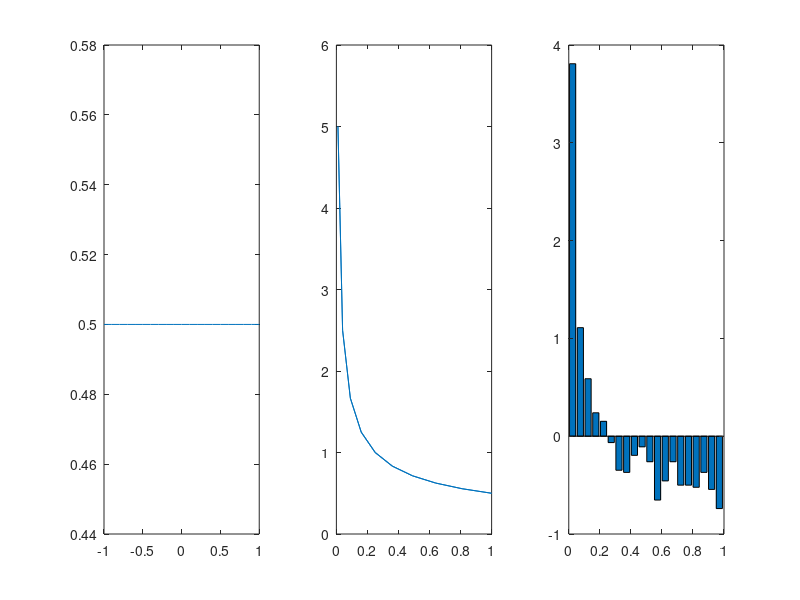

Source code (MATLAB): (Note: this script raises an error after producing the figure.)
% x ~ U(-1,1), y=x^2, plot pdf of y

xs = -1:0.1:1;
a = -1; b = 1;
%dist = UnifDist(a,b);
%px = exp(logprob(dist, xs));
px = 1/(b-a) * ones(1,length(xs));
fn = @(x) x.^2;
ys = fn(xs);

% analtyic
ppy = 1./(2*sqrt(ys));

% Monte Carlo
n=1000;
%samples = sample(dist, 1000);
samples = rand(1, 1000)*(b-a) + a; % sample from U(a,b)
samples2 = fn(samples);
%[f, xi] = ksdensity(samples2);
[h,bins] = hist(samples2,20);
h = normalize(h);

figure(2);clf
nr = 1; nc = 3;
subplot(nr,nc,1); plot(xs, px, '-');
subplot(nr,nc,2); plot(ys, ppy, '-');
subplot(nr,nc,3);  bar(bins,h);

printPmtkFigure('changeOfVars');
